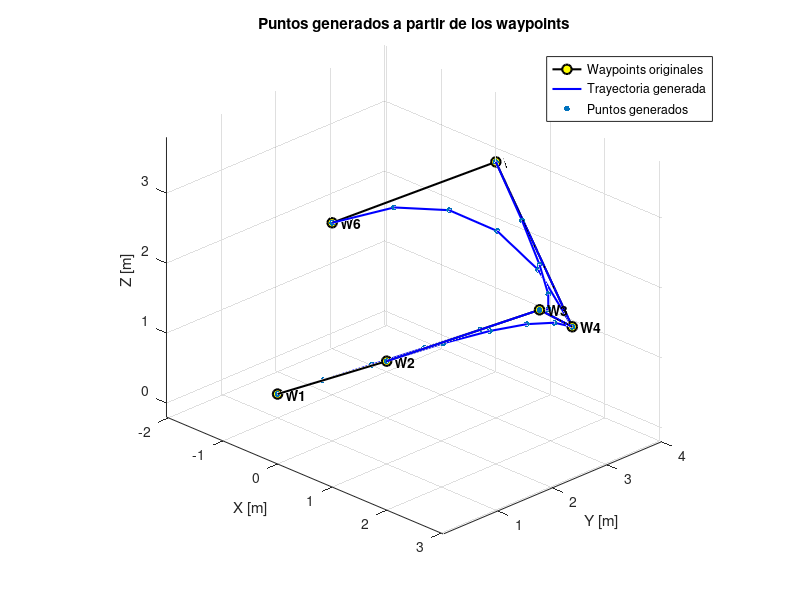

This chart was generated by the following MATLAB code:
clear; close all; clc;

waypoints = [
    0.0   0.0   0.8
    1.5   0.5   1.6
    3.0   1.8   2.4
    2.0   3.4   1.3
    0.0   4.0   2.8
   -2.0   3.0   1.6
];

path = [];
step = 0.2;

for i = 1:1:size(waypoints,1)-2

    p0 = waypoints(i,:);
    p1 = waypoints(i+1,:);
    p2 = waypoints(i+2,:);

    for t = 0:step:1
        point = (1-t)^2*p0 + 2*(1-t)*t*p1 + t^2*p2;
        path = [path; point];
    end

end

figure;
hold on; grid on; axis equal;

plot3(waypoints(:,1), waypoints(:,2), waypoints(:,3), 'ko-', 'LineWidth', 1.5, 'MarkerSize', 7, 'MarkerFaceColor', 'y');
plot3(path(:,1), path(:,2), path(:,3), 'b-', 'LineWidth', 1.5);
scatter3(path(:,1), path(:,2), path(:,3), 18, 'filled');

xlabel('X [m]');
ylabel('Y [m]');
zlabel('Z [m]');
title('Puntos generados a partir de los waypoints');
legend('Waypoints originales', 'Trayectoria generada', 'Puntos generados', 'Location', 'best');
view(45, 25);

for i = 1:size(waypoints,1)
    text(waypoints(i,1), waypoints(i,2), waypoints(i,3), sprintf('  W%d', i), 'FontSize', 10, 'FontWeight', 'bold');
end
